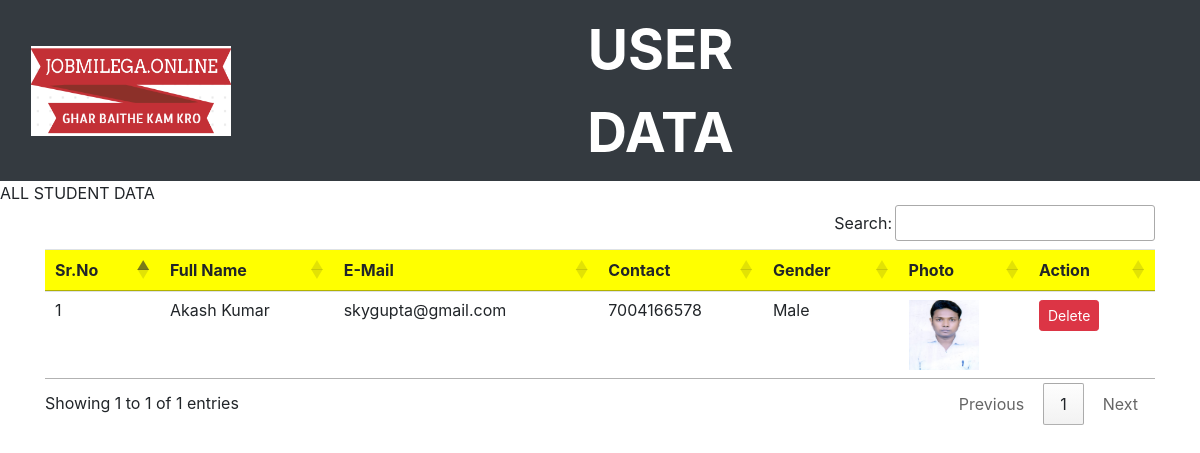
Page /userdata on the committed database.
### job/models.py (models this page shows, shortened)
class StudentUser(models.Model):
    user = models.ForeignKey(User,on_delete=models.CASCADE)
    mobile = models.CharField(max_length=10,null=True)
    image = models.FileField(null=True)
    gender = models.CharField(max_length=10,null=True)
    type = models.CharField(max_length=10,null=True)
    resume = models.FileField(null=True)

### job/views.py (the view)
# urls.py: path('userdata', views.userdata,name='userdata'),
def userdata(request):
    data = StudentUser.objects.all
    d={'data': data}
    return render(request, 'userdata.html',d)

### job/templates/userdata.html (shortened to what this page needs)
<html>
<head>
    {% load static %}
  <link rel="stylesheet" href="https://maxcdn.bootstrapcdn.com/bootstrap/4.5.2/css/bootstrap.min.css">
<link rel="stylesheet" href="https://cdnjs.cloudflare.com/ajax/libs/font-awesome/4.7.0/css/font-awesome.min.css">
</head>
<body>
<nav class="navbar navbar-expand-sm bg-dark navbar-dark">
    <div class="col-sm-1 mt-0 " style="padding-right : 20% ">
               <img src="static/images/LOGO.png" alt="jobmilega.online" style="width:200px; height:90px">
        </div>
       <div class="col-sm-3 mt-0 text-center" style="margin-left:250px" >
              <span style="font-weight:bold ; font-size:55px">
                  <span style="color: White">USER</span>
                  <span style="color: White">DATA</span>
              </span>
        </div>
</nav>
</body>
</html>
<html lang="en">
<head>
</head>
<body>
<marquee>ALL STUDENT  DATA</marquee>
        <div class="container">
          <table class="table table-hover" id="example">
              <thead>
                  <tr style="background-color: yellow">
                      <th>Sr.No</th>
                      <th>Full Name</th>
                      <th>E-Mail</th>
                      <th>Contact</th>
                      <th>Gender</th>
                      <th>Photo</th>
                      <th>Action</th>
                  </tr>
              </thead>
              <tbody>
                   {% for i in data %}
                  <tr>
                        <td>  {{ forloop.counter}}</td>
                        <td>  {{ i.user.first_name }} {{ i.user.last_name }}</td>
                        <td> {{i.user.username }}</td>
                        <td> {{ i.mobile}}</td>
                        <td> {{ i.gender}}</td>
                        <td> <img src="{{ i.image.url}}" style="width:70px; height:70px" ></td>
                        <td><a href="{% url 'delete_user' i.id %}" class="btn btn-danger btn-sm" onclick="return confirm('Are you sure?')">Delete</a></td>
                  </tr>
                  {% endfor%}
              </tbody>
          </table>
 </div>
</body>
</html>
<head>
<link rel="stylesheet" href="https://cdn.datatables.net/1.10.24/css/jquery.dataTables.min.css">
<link rel="stylesheet" href="https://cdn.datatables.net/buttons/1.7.0/css/buttons.dataTables.min.css">
</head>
<body>
</body>

### rows in the picture
StudentUser: user.first_name "Akash", user.last_name "Kumar", user.username "skygupta@gmail.com", mobile "7004166578", gender "Male", image (picture)
